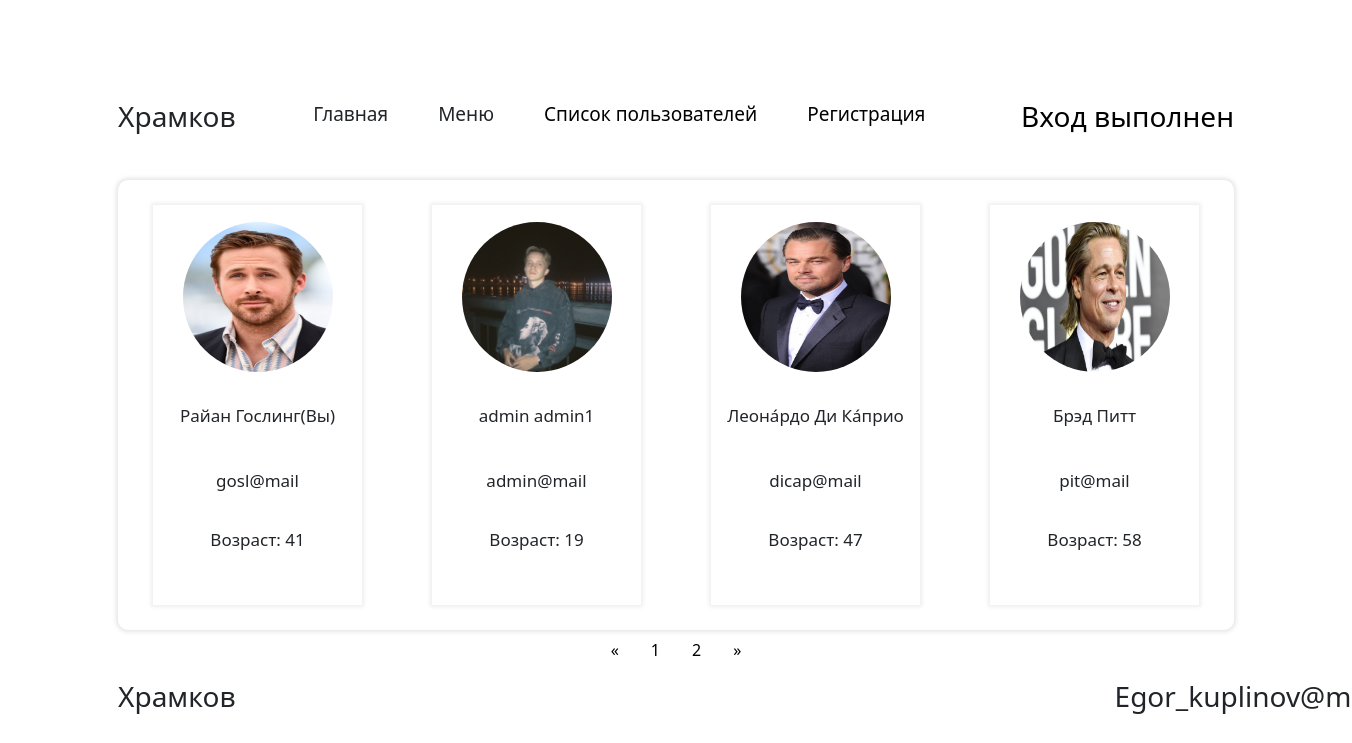
Screenshot of /users/?page=0 (signed in) with the database file from the repository.
### tables this page shows
CREATE TABLE users (
id integer PRIMARY KEY AUTOINCREMENT,
name text NOT NULL,
surname text NOT NULL,
email text NOT NULL,
age integer NOT NULL,
worked text NOT NULL,
post text NOT NULL,
password text NOT NULL,
photo string128 NOT NULL,
role text NOT NULL
);

### ex3.py (the view)
@app.route('/users/')
def users():
    db = get_db()
    dbase = FDataBase(db)
    authorized = ""
    id_sess = ""
    if 'login' in session:
        authorized = session['login']
    curr_page = int(request.args.get('page'))
    pgcount = 1
    remainder = 0
    all_users = dbase.getAllUsers()
    pgcount = len(all_users) // 4 + 1
    if pgcount == 0:
        pgcount = 1
    if curr_page > pgcount:
        abort(404)
    if pgcount % 4 > 0:
        remainder = len(all_users) % 4
    class pgstore:
        value = pgcount
    match curr_page:
        case 0:
            a = all_users[:4]
        case pgstore.value:
            a = all_users[pgcount - 1:remainder]
        case _:
            a = all_users[curr_page * 4:curr_page * 4 + 4]
    try:
        id_sess = session['_user_id']
    except:
        pass
    return render_template('users.html', users=a, curr_page=curr_page, pagecount=pgcount, is_auth=authorized.split(), id_sess=id_sess)

### FDataBase.py (called while the page is built)
    def getUser(self, userId):
        try:
            self.__cur.execute(f"SELECT * FROM users WHERE id = {userId} LIMIT 1")
            res = self.__cur.fetchone()
            if res:
                return res
        except sqlite3.Error as e:
            print("Ошибка получения пользователя из БД "+str(e))
        return(False, False)

    def getAllUsers(self):
        try:
            self.__cur.execute(f"SELECT * FROM users")
            res = self.__cur.fetchall()
            if res:
                return res
        except sqlite3.Error as e:
            print("Ошибка получения пользователя из БД "+str(e))
        return []

### UserLogin.py (called while the page is built)
    def fromDB(self, user_id, db):
        self.__user = db.getUser(user_id)
        return self

### ex3.py (called while the page is built)
def connect_db():
    conn = sqlite3.connect(app.config['DATABASE'])
    conn.row_factory = sqlite3.Row
    return conn

def get_db():
    if not hasattr(g, 'link_db'):
        g.link_db = connect_db()
    return g.link_db

@login_manager.user_loader
def load_user(user_id):
    db = get_db()
    dbase = FDataBase(db)
    return UserLogin().fromDB(user_id, dbase)

### templates/users.html (shortened to what this page needs)
{% extends 'main.html' %}
{% block body %}
            <div class="table-box">
                {% for user in users %}
                      <div class="for_users">
                        <img src="{{ url_for('static', filename = 'photos/'+user[8]) }}"/>
                        <a {% if is_auth %}onclick="location.href='../account/?user={{user[3]}}';"{% else %}onclick="location.href='../auth';"{% endif%}><h3>{{user[1]}} {{user[2]}}{% if user[0]|string() == id_sess %}(Вы){% endif %}</h3></a>
                        <p>{{user[3]}}</p>
                        <p>Возраст: {{user[4]}}</p>
                      </div>
              {% endfor %}
              </div>
    <div class="pagination">
        <a href="/users?page=0">&laquo;</a>
        {% for page in range(pagecount) %}
            <a href="/users?page={{ page }}">{{ page + 1 }}</a>
        {% endfor %}
        <a href="/users?page={{pagecount - 1}}">&raquo;</a>
    </div>
    {% endblock %}

### static/css/style.css (style rules this page uses)
body { background-color: #FFFFFF; }
.table-box { width: 100%; margin: 0 auto; height: 450px; background-color: white; box-shadow: 0px 0px 4px 2px rgba(0, 0, 0, 0.1); border-radius: 10px; display: flex; align-items: center; }
.for_users { margin: 0 35px; width: 250px; height: 400px; background-color: white; box-shadow: 0px 0px 4px 2px rgba(0, 0, 0, 0.07); display: flex; flex-direction: column; }
.for_users h3 { font-size: 17px; cursor: pointer; }
.for_users > * { margin: 17px auto; }
.for_users p { margin-right: auto; font-size: 17px; }
.for_users img { width: 150px; height: 150px; border-radius: 90px; background-size: cover; }
.pagination { display: inline-block; display: flex; justify-content: center; }
.pagination a { color: black; float: left; padding: 8px 16px; text-decoration: none; }
a { text-decoration: none; color: black; }

### rows the page displays
users: photo (picture), name "Райан", surname "Гослинг", shows "(Вы)", email "gosl@mail", age "41"
users: photo (picture), name "admin", surname "admin1", email "admin@mail", age "19"
users: photo (picture), name "Леона́рдо", surname "Ди Ка́прио", email "dicap@mail", age "47"
users: photo (picture), name "Брэд", surname "Питт", email "pit@mail", age "58"

### other values shown
{{ page + 1 }} "1" "2"
